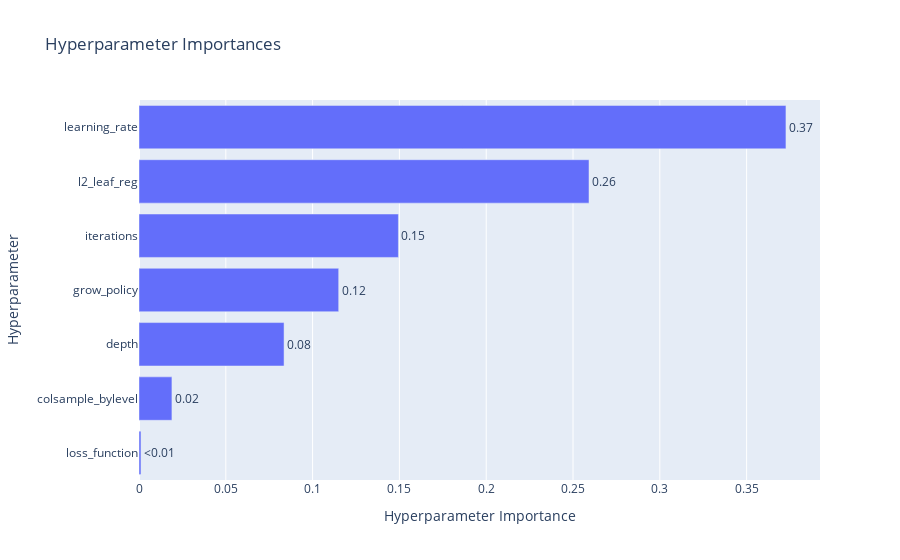

Write notebook code for a chart like this one.
### Code cell
optuna.visualization.plot_param_importances(study)

### Figure 1 — Plotly figure (JSON) as saved in the notebook; plotly's stock layout.template omitted (floating-point values rounded to 4 significant figures)
{"data": [{"cliponaxis": false, "hovertemplate": ["loss_function (CategoricalDistribution): 0.0011433923782037374<extra></extra>", "colsample_bylevel (FloatDistribution): 0.018969709206928746<extra></extra>", "depth (IntDistribution): 0.08355557294400659<extra></extra>", "grow_policy (CategoricalDistribution): 0.11502448004257798<extra></extra>", "iterations (IntDistribution): 0.14943209361839108<extra></extra>", "l2_leaf_reg (FloatDistribution): 0.25921381400340365<extra></extra>", "learning_rate (FloatDistribution): 0.3726609378064882<extra></extra>"], "name": "Objective Value", "orientation": "h", "text": ["<0.01", "0.02", "0.08", "0.12", "0.15", "0.26", "0.37"], "textposition": "outside", "type": "bar", "x": [0.001143, 0.01897, 0.08356, 0.115, 0.1494, 0.2592, 0.3727], "y": ["loss_function", "colsample_bylevel", "depth", "grow_policy", "iterations", "l2_leaf_reg", "learning_rate"]}], "layout": {"title": {"text": "Hyperparameter Importances"}, "xaxis": {"title": {"text": "Hyperparameter Importance"}}, "yaxis": {"title": {"text": "Hyperparameter"}}}}
